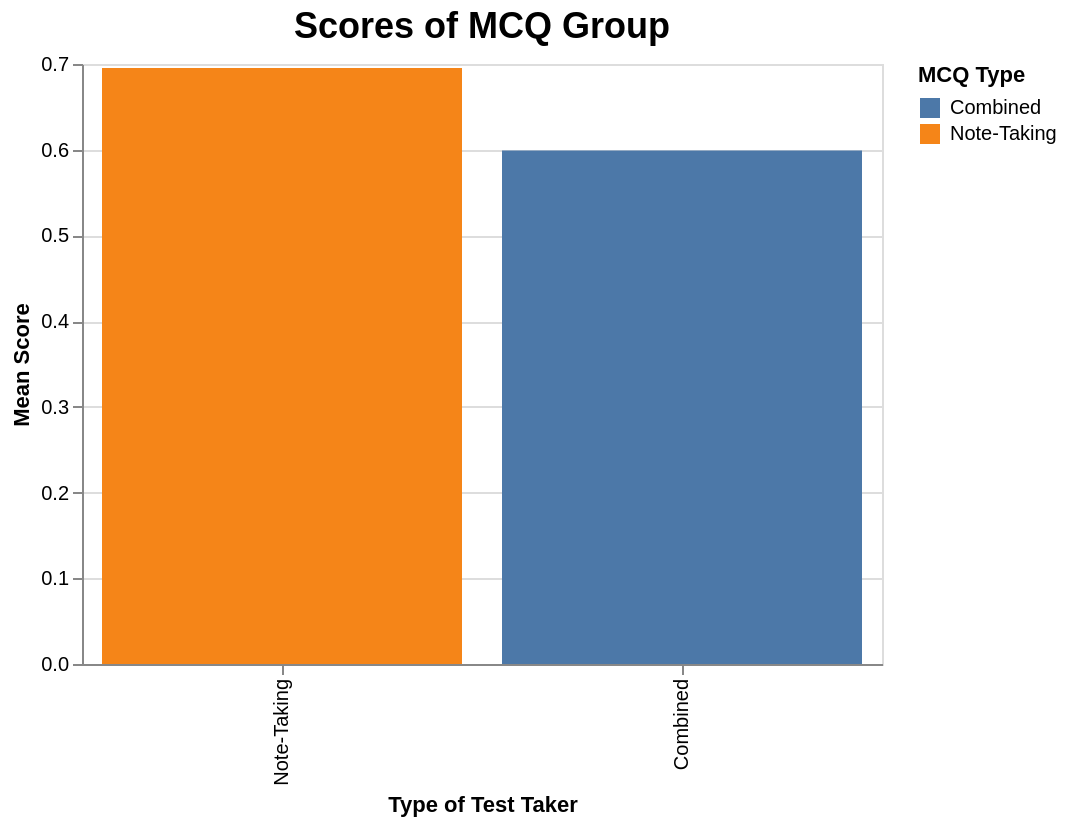

The notebook cell saved with this chart:
### Code cell
chart = alt.Chart(dt).mark_bar().encode(
    # Sort the x-axis based on the y-axis values in descending order ('-y')
    x=alt.X('MCQ Type', sort='-y', title='Type of Test Taker'),
    y=alt.Y('Mean Score', title='Mean Score'),
    # Color the bars based on the fruit name
    color='MCQ Type'
).properties(
    title=alt.TitleParams(text='Scores of MCQ Group', fontSize=18),
    width=400,
    height=300
)
chart.show()

### Figure 1 — Vega-Lite specification as saved in the notebook (floating-point values rounded to 4 significant figures)
{"config": {"view": {"continuousWidth": 300, "continuousHeight": 300}}, "data": {"name": "data-799e04bafbdaca231fca30fef02de03a"}, "mark": {"type": "bar"}, "encoding": {"color": {"field": "MCQ Type", "type": "nominal"}, "x": {"field": "MCQ Type", "sort": "-y", "title": "Type of Test Taker", "type": "nominal"}, "y": {"field": "Mean Score", "title": "Mean Score", "type": "quantitative"}}, "height": 300, "title": {"text": "Scores of MCQ Group", "fontSize": 18}, "width": 400, "$schema": "https://vega.github.io/schema/vega-lite/v5.20.1.json", "datasets": {"data-799e04bafbdaca231fca30fef02de03a": [{"MCQ Type": "Note-Taking", "Mean Score": 0.6953}, {"MCQ Type": "Combined", "Mean Score": 0.5989}]}}
